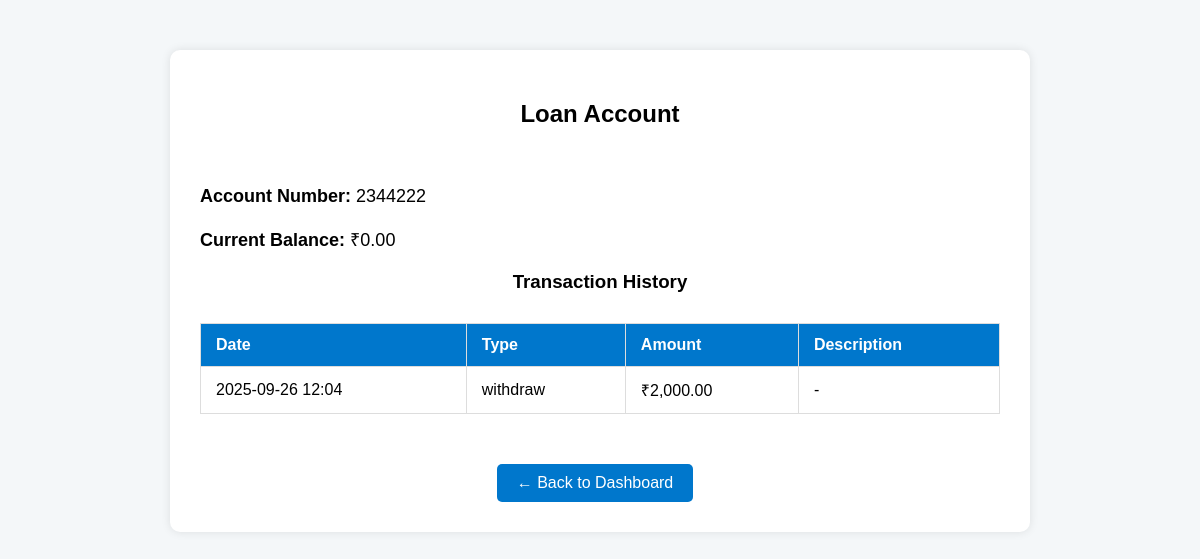
The page /account/5 (signed in) on the database its author committed.
### original.py (models this page shows)
class Account(db.Model):
    account_id = db.Column(db.Integer, primary_key=True)
    user_id = db.Column(db.Integer, db.ForeignKey('user.user_id'), nullable=False)
    account_number = db.Column(db.String(20), unique=True, nullable=False)
    account_type = db.Column(db.String(50), nullable=False)
    balance = db.Column(db.Numeric(12, 2), nullable=False, default=0.00)
    status = db.Column(db.String(20), default='Active')
    created_at = db.Column(db.DateTime, default=datetime.utcnow)
    ifsc_code = db.Column(db.String(20))
    branch_name = db.Column(db.String(100))
    transactions = db.relationship('Transaction', backref='account', lazy=True)

class Transaction(db.Model):
    transaction_id = db.Column(db.Integer, primary_key=True)
    account_id = db.Column(db.Integer, db.ForeignKey('account.account_id'), nullable=False)
    transaction_type = db.Column(db.String(50), nullable=False)
    amount = db.Column(db.Numeric(12, 2), nullable=False)
    balance = db.Column(db.Numeric(12, 2), nullable=False, default=0.00)
    description = db.Column(db.String(255))
    timestamp = db.Column(db.DateTime, default=datetime.utcnow)

### original.py (the view)
@app.route('/account/<int:account_id>')
def account_details(account_id):
    if 'username' not in session:
        return redirect(url_for('login'))
    user = User.query.filter_by(username=session['username']).first()
    account = Account.query.filter_by(account_id=account_id, user_id=user.user_id).first()
    transactions = Transaction.query.filter_by(account_id=account.account_id).order_by(Transaction.timestamp.desc()).all()
    return render_template('account_details.html', account=account, transactions=transactions)

### templates/account_details.html (shortened to what this page needs)
<!DOCTYPE html>
<html lang="en">
<head>
</head>
<body>
    <div class="details-container">
         <h2>{{ account.account_type }} Account</h2>
        <div class="info"><strong>Account Number:</strong> {{ account.account_number }}</div>
        <div class="info"><strong>Current Balance:</strong> ₹{{ "{:,.2f}".format(account.balance) }}</div>
        <h3>Transaction History</h3>
        {% if transactions %}
            <table>
                <tr>
                    <th>Date</th>
                    <th>Type</th>
                    <th>Amount</th>
                    <th>Description</th>
                </tr>
                {% for txn in transactions %}
                <tr>
                    <td>{{ txn.timestamp.strftime('%Y-%m-%d %H:%M') }}</td>
                    <td>{{ txn.transaction_type }}</td>
                    <td>₹{{ "{:,.2f}".format(txn.amount) }}</td>
                    <td>{{ txn.description or '-' }}</td>
                </tr>
                {% endfor %}
            </table>
        {% else %}
            <p style="text-align:center;">No transactions found for this account.</p>
        {% endif %}
        <div class="btn-container">
            <a href="{{ url_for('dashboard') }}" class="btn">← Back to Dashboard</a>
        </div>
    </div>
</body>
</html>

### templates/account_details.html (style rules this page uses)
body { font-family: Arial, sans-serif; margin: 40px; background-color: #f4f7f9; }
.details-container { max-width: 800px; margin: 50px auto; background-color: white; padding: 30px; border-radius: 10px; box-shadow: 0 0 10px rgba(0,0,0,0.1); }
h2, h3 { text-align: center; }
.info { font-size: 18px; margin: 20px 0; }
table { width: 100%; border-collapse: collapse; margin-top: 30px; }
th, td { padding: 12px 15px; border: 1px solid #ddd; text-align: left; }
th { background-color: #0077cc; color: white; }
.btn { display: inline-block; margin-top: 30px; text-decoration: none; background: #0077cc; color: white; padding: 10px 20px; border-radius: 5px; margin-right: 10px; }
.btn-container { text-align: center; margin-top: 20px; }

### rows shown on the page
Account: account_type "Loan", account_number "2344222", balance "0.00"
Transaction: timestamp "2025-09-26 12:04", transaction_type "withdraw", amount "2,000.00", description "-"
